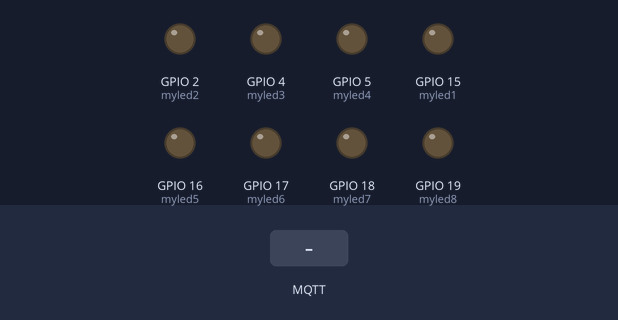
Bench run of a sketch on a simulated ESP32. Shown: output pins drawn as LEDs (lit = HIGH). The inputs (shaded band) are chosen by the test bench. WiFi joins after 1.5 s; servers stay silent unless stated; random numbers use the default seed unless the sketch sets one; no MQTT or app messages arrive unless stated; what the sketch prints to the serial monitor is not drawn.

Above: at 2.7 s.
2.8 s: MQTT message "1" arrives on the first subscribed topic
At 3.4 s:
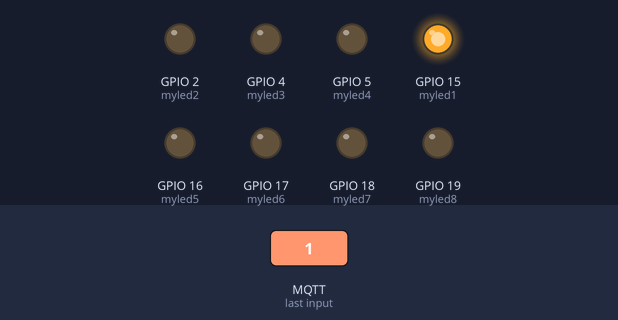
4.3 s: MQTT message "1" arrives on the second subscribed topic
At 5.5 s:
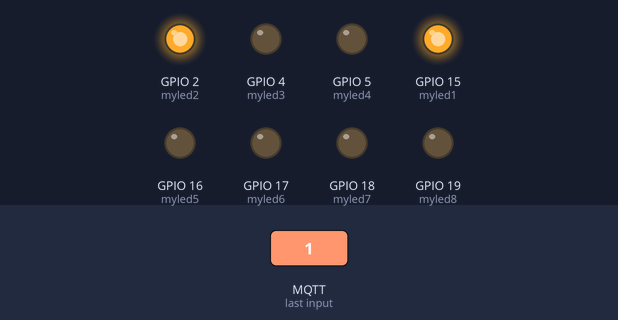
5.8 s: MQTT message "arduino/led1" arrives on the first subscribed topic
At 6.8 s:
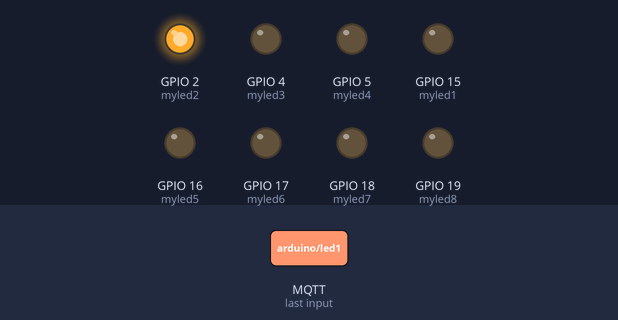
7.3 s: MQTT message "1" arrives on the third subscribed topic
At 8.0 s:
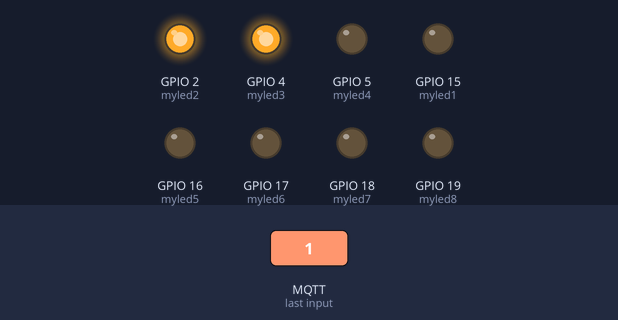
8.8 s: MQTT message "arduino/led1" arrives on the second subscribed topic
At 9.1 s:
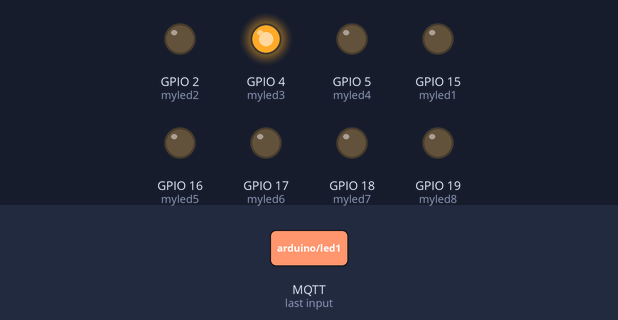
10.3 s: MQTT message "arduino/led1" arrives on the third subscribed topic
At 11.5 s:
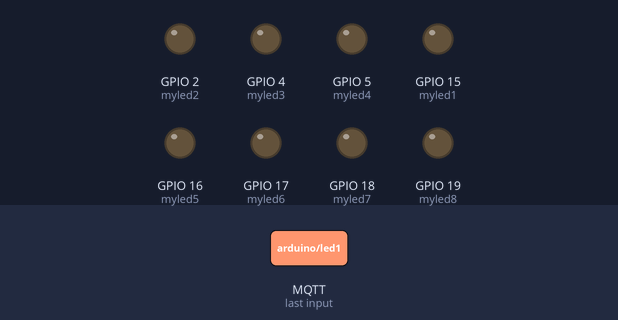
Timing chart, 0 to 12.8 s (numbered marks = the images above; inputs shaded):
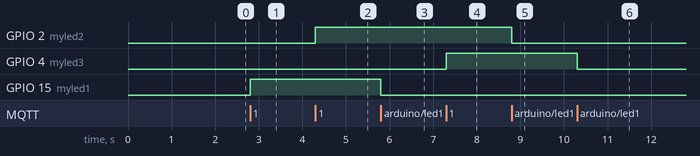

The sketch:

1-6led8.ino
```cpp
#include <WiFi.h>  //ESP32용
#include <PubSubClient.h>
#include "wifi_credentials.h"

// 8개의 LED 핀 정의
#define myled1 15
#define myled2 2
#define myled3 4
#define myled4 5
#define myled5 16
#define myled6 17
#define myled7 18
#define myled8 19

// Wi-Fi 정보
//const char* ssid = "........";
//const char* password = "........";
// 브로커 주소
const char* mqtt_server = "broker.emqx.io";

WiFiClient espClient;
PubSubClient client(espClient);

unsigned long mqtt_t = 0; // ESP32의 시간을 저장

// Wi-Fi 연결 설정
void setup_wifi() {
  delay(10);
  Serial.println();
  Serial.print("Connecting to ");
  Serial.println(ssid);

  WiFi.mode(WIFI_STA);
  WiFi.begin(ssid, password);

  while (WiFi.status() != WL_CONNECTED) {
    delay(500);
    Serial.print(".");
  }

  Serial.println("");
  Serial.println("WiFi connected");
  Serial.println("IP address: ");
  Serial.println(WiFi.localIP());
}

// MQTT 메시지 수신 처리
void on_message(char* topic, byte* payload, unsigned int length) {
  Serial.print("Message arrived [");
  Serial.print(topic);
  Serial.print("] ");
  for (int i = 0; i < length; i++) {
    Serial.print((char)payload[i]);
  }
  Serial.println();

  // 토픽에 따라 LED 제어
  if (strcmp(topic, "arduino/led1") == 0) {
    digitalWrite(myled1, payload[0] == '1' ? HIGH : LOW);
  } else if (strcmp(topic, "arduino/led2") == 0) {
    digitalWrite(myled2, payload[0] == '1' ? HIGH : LOW);
  } else if (strcmp(topic, "arduino/led3") == 0) {
    digitalWrite(myled3, payload[0] == '1' ? HIGH : LOW);
  } else if (strcmp(topic, "arduino/led4") == 0) {
    digitalWrite(myled4, payload[0] == '1' ? HIGH : LOW);
  } else if (strcmp(topic, "arduino/led5") == 0) {
    digitalWrite(myled5, payload[0] == '1' ? HIGH : LOW);
  } else if (strcmp(topic, "arduino/led6") == 0) {
    digitalWrite(myled6, payload[0] == '1' ? HIGH : LOW);
  } else if (strcmp(topic, "arduino/led7") == 0) {
    digitalWrite(myled7, payload[0] == '1' ? HIGH : LOW);
  } else if (strcmp(topic, "arduino/led8") == 0) {
    digitalWrite(myled8, payload[0] == '1' ? HIGH : LOW);
  }
}

// MQTT 재연결
void reconnect() {
  while (!client.connected()) {
    Serial.print("Attempting MQTT connection...");
    String clientId = "ESP32Client-";
    clientId += String(random(0xffff), HEX);
    if (client.connect(clientId.c_str())) {
      Serial.println("connected");
      // LED별로 MQTT 토픽 구독
      client.subscribe("arduino/led1");
      client.subscribe("arduino/led2");
      client.subscribe("arduino/led3");
      client.subscribe("arduino/led4");
      client.subscribe("arduino/led5");
      client.subscribe("arduino/led6");
      client.subscribe("arduino/led7");
      client.subscribe("arduino/led8");
    } else {
      Serial.print("failed, rc=");
      Serial.print(client.state());
      Serial.println(" try again in 5 seconds");
      delay(5000);
    }
  }
}

// 초기 설정
void setup() {
  Serial.begin(115200);

  // LED 핀을 출력 모드로 설정
  pinMode(myled1, OUTPUT);
  pinMode(myled2, OUTPUT);
  pinMode(myled3, OUTPUT);
  pinMode(myled4, OUTPUT);
  pinMode(myled5, OUTPUT);
  pinMode(myled6, OUTPUT);
  pinMode(myled7, OUTPUT);
  pinMode(myled8, OUTPUT);

  setup_wifi(); // Wi-Fi 연결 설정
  client.setServer(mqtt_server, 1883); // MQTT 브로커 설정
  client.setCallback(on_message); // 메시지 수신 시 콜백 함수 호출
}

// 메인 루프
void loop() {
  if (!client.connected()) {
    reconnect(); // MQTT 재연결 시도
  }
  client.loop(); // MQTT 처리

  // 2초마다 메시지 발행
  if (millis() - mqtt_t > 2000) {
    mqtt_t = millis();
    client.publish("arduino/input", "hello from Arduino!");
  }
}
```

wifi_credentials.h
```cpp
// wifi_credentials.h
const char* ssid = "........";
const char* password = "........";
```

Measured:
- after the input at 2.8 s, GPIO 15 (myled1): LOW → HIGH at once
- after the input at 4.3 s, GPIO 2 (myled2): LOW → HIGH at once
- after the input at 5.8 s, GPIO 15 (myled1): HIGH → LOW at once
- after the input at 7.3 s, GPIO 4 (myled3): LOW → HIGH at once
- after the input at 8.8 s, GPIO 2 (myled2): HIGH → LOW at once
- after the input at 10.3 s, GPIO 4 (myled3): HIGH → LOW at once
